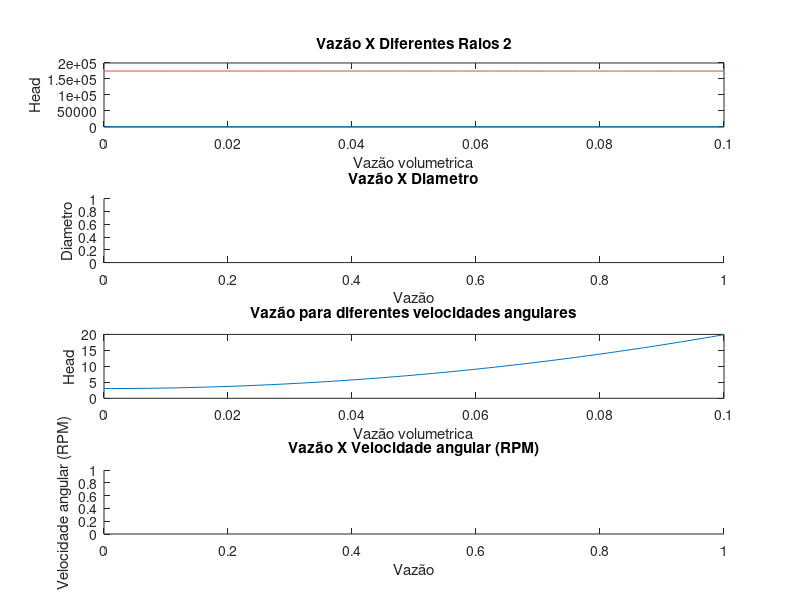

Recreate this plot in MATLAB. (Note: this script raises an error after producing the figure.)
clc;
clear;

%Valores do escoamento
    %Gravidade
    g=9.8;
    %Densidade do fluido
    ro=1000;
    %Pressao absoluta no ponto de saida
    P1=1e5;
    %Velocidade no ponto de saida
    V1=0;
    %Altura no ponto de saida
    z1=0;
    %Pressao absoluta no ponto de chegada
    P2=1e5;
    %Velocidade no ponto de chegada
    V2=0;
    %Altura no ponto de chegada
    z2=10*(0.3048);
    %Fator de atrito
    f=0.02;
    %Somatorios dos k's de perda de carga dos acessorios de tubulação
    K=3;
    %Comprimento da tubulação
    L=200*(0.3048);
    %Diametro interno da tubulação
    Id=6*(0.0254);

%Valores do Rotor
    %Velocidade angular rad/s
    w=261.8;
    %Raio menor do rotor
    r1=3e-2;
    %Raio maior do rotor
    r2=10.8e-2;
    %Espessura do rotor em r1
    b1=11e-3;
    %Espessura do rotor em r2
    b2=5e-3;
    %Angulo da pá em r1;
    beta1=44;
    %Angulo da pá em r2;
    beta2=30;
    %Eficiencia da bomba
    efic=0.75;

%Passo de avanço da vazão
pQ=0.001;

%Valor limite da vazão volumetrica para plotagem dos gráficos
Qmax=0.1;

vazao = [];
escoamento = [];

%Curva do escoamento
for Q=0:pQ:Qmax
  He=(P2-P1)./(ro.*g) + ((V2.*V2)-(V1.*V1))./(2.*g) + (z2-z1) + ( ( (f.*L./Id + K)./(2.*g) ) .* ( 1./power(pi.*power(Id./2,2),2)  ) ).* power(Q,2);

  vazao = [vazao, Q];
  escoamento = [escoamento, He];
endfor

subplot(4, 1, 1);
plot(vazao, escoamento);
hold on;
title('Vazão X Diferentes Raios 2');
xlabel('Vazão volumetrica');
ylabel('Head');

subplot(4, 1, 2);
hold on;
title('Vazão X Diametro');
xlabel('Vazão');
ylabel('Diametro');

subplot(4, 1, 3);
plot(vazao, escoamento);
hold on;
title('Vazão para diferentes velocidades angulares');
xlabel('Vazão volumetrica');
ylabel('Head');

subplot(4, 1, 4);
hold on;
title('Vazão X Velocidade angular (RPM)');
xlabel('Vazão');
ylabel('Velocidade angular (RPM)');

i = 0;
#Vazao x diferentes raios 2 e vazao x diametro
while i < 5
  i = i + 1;

  vazao = [];
  rotor = [];
  diametro = [];

  %Raio maior do rotor
  r2 = input("Digite o raio 2 em metros: ");

  %Curva do Rotor da bomba
  for Q=0:pQ:Qmax
    Hr=(1./g) .* ((r2.*w.*(r2.*w-Q./(2.*pi.*r2.*b2.*tan(beta2.*pi./180)))) - (r1.*w.*(r1.*w-Q./(2.*pi.*r1.*b1.*tan(beta1.*pi./180)))));

    vazao = [vazao, Q];
    rotor = [rotor, Hr];
  endfor

  subplot(4, 1, 1);
  plot(vazao, rotor);
  hold on;

  %Calculando ponto de encontro das curvas
  QEnc=0;
  Q=0;
  while (Q<=Qmax)
    He=(P2-P1)/(ro*g) + (V2*V2-V1*V1)/(2*g) + (z2-z1) + ( (f*L/Id + K)/(2*g) ) * ( 1/power(pi*power(Id/2,2),2) ) * power(Q,2);
    Hr=(1/g) * ((r2*w*(r2*w-Q/(2*pi*r2*b2*tan(beta2*pi/180)))) - (r1*w*(r1*w-Q/(2*pi*r1*b1*tan(beta1*pi/180)))));
    dist=He-Hr;
    if abs (dist) <  1e-1
      hEnc=Hr;
      QEnc=Q;
      break
    endif
    Q=Q+pQ/10;
  endwhile

  %Calculo da potencia consumida pela bomba
  Pot=ro*g*QEnc*hEnc/efic;

  printf("Vazão do rotor, a esta velocidade angular, no sistema:");disp(QEnc);
  printf("Potencia consumida pela bomba, a esta velocidade angular, no sistema:");disp(Pot);
  diametro = r2 * 2;

  subplot(4, 1, 2);
  plot(QEnc, diametro, '*b');
  hold on;
endwhile;


i = 0;
r2 = 10.8e-2;
#Vazão para diferentes velocidades angulares
while i < 5
  i = i + 1;

  vazao = [];
  rotor = [];

  %Raio maior do rotor
  w = input("Digite a velocidade angular em rad/s: ");
  rpm = 9.549296585514 * w;

  %Curva do Rotor da bomba
  for Q=0:pQ:Qmax
    Hr=(1./g) .* (  (r2.*w.*(r2.*w-Q./(2.*pi.*r2.*b2.*tan(beta2.*pi./180)))) - (r1.*w.*(r1.*w-Q./(2.*pi.*r1.*b1.*tan(beta1.*pi./180))))    );

    vazao = [vazao, Q];
    rotor = [rotor, Hr];
  endfor

  subplot(4, 1, 3);
  plot(vazao, rotor);
  hold on;

  %Calculando ponto de encontro das curvas
  QEnc=0;
  Q=0;
  while (Q<=Qmax)
    He=(P2-P1)/(ro*g) + (V2*V2-V1*V1)/(2*g) + (z2-z1) + ( (f*L/Id + K)/(2*g) ) * ( 1/power(pi*power(Id/2,2),2) ) * power(Q,2);
    Hr=(1/g) * (  (r2*w*(r2*w-Q/(2*pi*r2*b2*tan(beta2*pi/180))))  -   (r1*w*(r1*w-Q/(2*pi*r1*b1*tan(beta1*pi/180))))    );
    dist=He-Hr;
    if abs (dist) <  1e-1
      hEnc=Hr;
      QEnc=Q;
      break
    endif
    Q=Q+pQ/10;
  endwhile

  %Calculo da potencia consumida pela bomba
  Pot=ro*g*QEnc*hEnc/efic;

  printf("Vazão do rotor, a esta velocidade angular, no sistema:");disp(QEnc);
  printf("Potencia consumida pela bomba, a esta velocidade angular, no sistema:");disp(Pot);

  subplot(4, 1, 4);
  plot(QEnc, rpm, '*b');
  hold on;
endwhile
